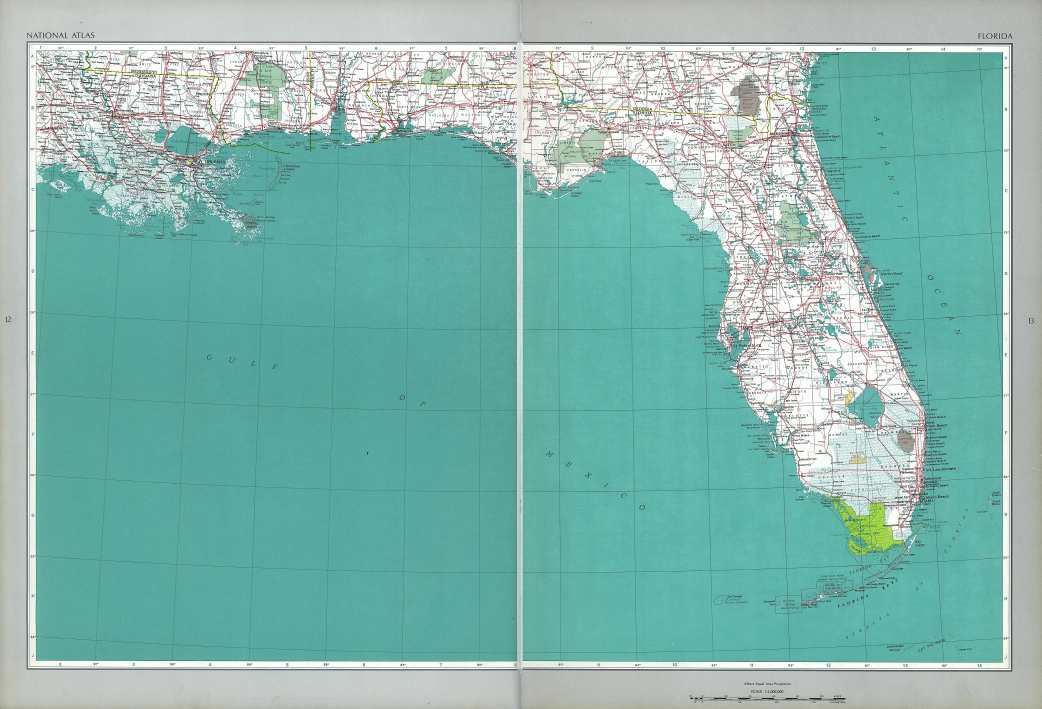
#> input picture data/raw/ca000018.jpg, 4168 x 2835 px (shown at 1/4 size)
$ python -i preprocessing.py   (imports and definitions only)
#> lines starting #> are read from the running program, lines starting #| are printed output that depends on the picture; after the words box and inside, x2 and y2 are one past the last pixel; in counts of white or black regions, pixels touching at a corner belong together
"""
Prétraitement d'une carte raster avant segmentation.

Opérations :
    - Lecture + resize adaptatif (évite OOM sur GPU 4 GB)
    - Débruitage bilatéral (préserve les bords)
    - Conversion colorimétrique BGR → HSV / RGB
    - Normalisation CLAHE (optionnel)
    - Détection du cadre cartographique (neatline) — Stage 1
    - Suppression de la légende interne               — Stage 2  ← NOUVEAU
    - Crop + validation de la zone utile

Testé sur 8 cartes militaires réelles (Tunisie + Algérie, 1:50 000 WWII) :
    Bizerte, Tunis, Aïn El Kseïba, Aïn Bessem, Alger, Terny, Warnier, Renault
"""
from __future__ import annotations

import gc
import logging
from dataclasses import dataclass
from pathlib import Path
from typing import Optional, Tuple

import cv2
import numpy as np

logger = logging.getLogger(__name__)


# ─── Garde-fou OOM ──────────────────────────────────────────────────────────
# Au-delà de ce seuil sur la plus grande dimension, on force le downscale
# même si l'appelant a passé un max_dimension plus généreux. Sur RTX 2050
# (4 Go VRAM) et 16 Go RAM, des cartes > 6000 px (TIFF) saturent rapidement
# OpenCV (cv2.findContours alloue plusieurs buffers internes).
HARD_MAX_DIMENSION = 6000


# ════════════════════════════════════════════════════════════════════════════
# I/O & resize
# ════════════════════════════════════════════════════════════════════════════

def load_image(path: str | Path) -> np.ndarray:
    """Charge une image BGR. Lève FileNotFoundError si introuvable."""
    path = Path(path)
    if not path.exists():
        raise FileNotFoundError(f"Carte introuvable : {path}")
    img = cv2.imread(str(path), cv2.IMREAD_COLOR)
    if img is None:
        raise ValueError(f"Impossible de lire l'image : {path}")
    return img


# [16 lines left out: function compute_downscale_scale, not called in this run]


def downscale_if_too_large(image_bgr: np.ndarray, *,
                            max_dimension: int = 2400,
                            interpolation: int = cv2.INTER_AREA) -> np.ndarray:
    """
    Redimensionne si la plus grande dimension dépasse max_dimension.

    Garde-fou OOM : si l'appelant passe un max_dimension trop généreux
    (> HARD_MAX_DIMENSION=6000), on l'écrête silencieusement à 6000 et
    on log un warning. C'est la dernière barrière avant `cv2.error:
    Insufficient memory` qu'on a vu en prod sur des cartes 12000×8000.

    Après le resize, on libère explicitement l'ancien buffer via `del`
    et on force un gc.collect() — utile en background thread Django où
    la libération est retardée par le GIL.
    """
    H, W = image_bgr.shape[:2]
    longest = max(H, W)

    if max_dimension > HARD_MAX_DIMENSION:
        logger.warning(
            "max_dimension=%d écrêté à HARD_MAX_DIMENSION=%d pour éviter "
            "OOM OpenCV.", max_dimension, HARD_MAX_DIMENSION,
        )
        max_dimension = HARD_MAX_DIMENSION

    if longest <= max_dimension:
        return image_bgr

    scale = max_dimension / longest
    new_w = int(round(W * scale))
    new_h = int(round(H * scale))
    try:
        resized = cv2.resize(image_bgr, (new_w, new_h), interpolation=interpolation)
    except cv2.error as exc:
        # Si même le resize échoue (carte vraiment énorme), on tente un
        # downscale plus agressif vers 2400 et on relance.
        logger.warning("cv2.resize a échoué (%s). Repli à max_dim=2400.", exc)
        scale = 2400 / longest
        new_w = int(round(W * scale))
        new_h = int(round(H * scale))
        resized = cv2.resize(image_bgr, (new_w, new_h), interpolation=interpolation)

    # Libère le buffer source si l'appelant ne le garde pas — il vient
    # typiquement de cv2.imread, on peut le jeter.
    if resized is not image_bgr:
        del image_bgr
        gc.collect()
    return resized


# ════════════════════════════════════════════════════════════════════════════
# Filtres image
# ════════════════════════════════════════════════════════════════════════════

def classify_map_type(img_bgr: np.ndarray) -> str:
    """
    تحديد نوع الخريطة تلقائياً بناءً على تشتت الألوان (Color Variance)
    """
    # تحويل عينة من الصورة إلى HSV لقياس درجة التشبع اللوني (Saturation)
    hsv = cv2.cvtColor(img_bgr, cv2.COLOR_BGR2HSV)
    s_channel = hsv[:, :, 1]
    mean_saturation = np.mean(s_channel)

    # إذا كان متوسط التشبع منخفض جداً، فهي خريطة باهتة/أحادية
    if mean_saturation < 16.0:
        return "monochrome_faded"
    return "color_rich"

def denoise(img: np.ndarray, map_type: str = "color_rich") -> np.ndarray:
    """
    تطبيق فلتر تنعيم ديناميكي ذكي بناءً على نوع الخريطة لحماية الخطوط الكنتورية.

    استراتيجية التنعيم:
        - color_rich: خرائط ملونة حديثة → فلتر خفيف (d=5) للحفاظ على التفاصيل
        - monochrome_faded: خرائط قديمة باهتة → فلتر قوي (d=9) + مورفولوجي

    Parameters:
        img      : صورة BGR ثلاثية الأبعاد أو رمادية
        map_type : "color_rich" أو "monochrome_faded"

    Returns:
        صورة منعّمة مع الحفاظ على الحواف الحادة (الخطوط والطرق)
    """
    if len(img.shape) == 3:
        if map_type == "monochrome_faded":
            # للخرائط الباهتة: فلتر ثنائي قوي جداً لإزالة خشونة الورق مع حماية الحواف الحادة
            # d=9: قطر الحي المستخدم (9 بكسل) — قوي لإزالة ضوضاء المسح الضوئي
            # sigmaColor=90, sigmaSpace=90: معاملات قوية للتنعيم
            denoised = cv2.bilateralFilter(img, d=9, sigmaColor=85, sigmaSpace=85)

            # تطبيق فلتر مورفولوجي خفيف لربط الخطوط المتقطعة بسبب بهتان الحبر
            # MORPH_CLOSE = تمدد ثم تآكل = ملء الفجوات الصغيرة
            kernel = cv2.getStructuringElement(cv2.MORPH_RECT, (2, 2))
            denoised = cv2.morphologyEx(denoised, cv2.MORPH_CLOSE, kernel)

            logger.debug(f"[denoise] Applied STRONG filter for monochrome_faded map")
        else:
            # للخرائط الملونة العادية: تنعيم خفيف متوازن
            # d=5: قطر أصغر للحفاظ على تفاصيل المباني والطرق الدقيقة
            # sigmaColor=50, sigmaSpace=50: معاملات معتدلة
            denoised = cv2.bilateralFilter(img, d=5, sigmaColor=50, sigmaSpace=50)
            logger.debug(f"[denoise] Applied LIGHT filter for color_rich map")

        return denoised

    # للصور الرمادية: استخدم fastNlMeansDenoising
    logger.debug(f"[denoise] Applied grayscale fastNlMeansDenoising")
    return cv2.fastNlMeansDenoising(img, None, 10, 7, 21)


def to_hsv(image_bgr: np.ndarray) -> np.ndarray:
    return cv2.cvtColor(image_bgr, cv2.COLOR_BGR2HSV)


def to_rgb(image_bgr: np.ndarray) -> np.ndarray:
    return cv2.cvtColor(image_bgr, cv2.COLOR_BGR2RGB)


# [62 lines left out: functions normalize_illumination, _detect_frame_by_content_density, not called in this run]


def _detect_frame_at_threshold(image_bgr, dark_threshold, min_area_ratio,
                                  max_area_ratio, aspect_ratio_range,
                                  morph_kernel_size: int = 5):
    """
    Implementation de bas niveau : binarise a `dark_threshold` et cherche
    le meilleur contour rectangulaire. Retourne (x, y, w, h) ou None.

    Robustesse mémoire : si l'image est très grande, on travaille sur une
    version downscalée (max 3000 px) pour la détection, puis on remet à
    l'échelle le rectangle final. cv2.findContours/cv2.dilate sont aussi
    enveloppés dans un try/except cv2.error pour ne pas crasher le worker.
    """
    H, W = image_bgr.shape[:2]
    img_area = W * H
    cx, cy = W // 2, H // 2

    # ── Garde-fou OOM : downscale interne si l'image est très grande ────────
    work_scale = 1.0
    work_img = image_bgr
    if max(H, W) > 3000:
        work_scale = 3000.0 / max(H, W)
        work_img = cv2.resize(
            image_bgr,
            (int(round(W * work_scale)), int(round(H * work_scale))),
            interpolation=cv2.INTER_AREA,
        )

    gray = cv2.cvtColor(work_img, cv2.COLOR_BGR2GRAY)
    _, binary = cv2.threshold(gray, dark_threshold, 255, cv2.THRESH_BINARY_INV)
    del gray  # libère ~ work_h * work_w octets
    kernel = cv2.getStructuringElement(cv2.MORPH_RECT,
                                        (morph_kernel_size, morph_kernel_size))
    try:
        binary = cv2.morphologyEx(binary, cv2.MORPH_CLOSE, kernel)
        contours, _ = cv2.findContours(binary, cv2.RETR_EXTERNAL,
                                        cv2.CHAIN_APPROX_SIMPLE)
    except cv2.error as exc:
        logger.warning("findContours / morphologyEx OOM : %s — frame ignorée", exc)
        del binary
        gc.collect()
        return None
    finally:
        # libère le binaire et le buffer intermédiaire dès que possible
        del binary

    if not contours:
        return None

    # Si on a downscalé pour la détection, on remet le rect à l'échelle finale
    if work_scale != 1.0:
        rescaled = []
        inv = 1.0 / work_scale
        for cnt in contours:
            rescaled.append((cnt * inv).astype(cnt.dtype))
        contours = rescaled

    ar_min, ar_max = aspect_ratio_range
    candidates = []
    for cnt in contours:
        x, y, w, h = cv2.boundingRect(cnt)
        area = w * h
        if area < min_area_ratio * img_area or area > max_area_ratio * img_area:
            continue
        aspect = h / max(w, 1)
        if not (ar_min <= aspect <= ar_max):
            continue
        contains_center = (x <= cx <= x + w) and (y <= cy <= y + h)
        score = area / img_area
        if contains_center:
            score += 0.5
        epsilon = 0.02 * cv2.arcLength(cnt, True)
        approx = cv2.approxPolyDP(cnt, epsilon, True)
        if len(approx) == 4:
            score += 0.2
        candidates.append((score, (x, y, w, h)))

    if not candidates:
        return None
    candidates.sort(key=lambda t: t[0], reverse=True)
    return candidates[0][1]


def detect_map_frame(image_bgr: np.ndarray, *,
                     dark_threshold: int = 80,
                     min_area_ratio: float = 0.30,
                     max_area_ratio: float = 0.95,
                     pad: int = 5,
                     aspect_ratio_range: Tuple[float, float] = (0.5, 2.5),
                     prefer_centered: bool = True,
                     inner_margin_ratio: float = 0.015,
                     retry_thresholds: Optional[Tuple[int, ...]] = (110, 140, 170, 200),
                     adaptive_min_area: bool = True,
                     min_area_floor: float = 0.05,
                     ) -> Tuple[int, int, int, int]:
    """
    Detecte le cadre rectangulaire (neatline) de la zone cartographique.

    Strategie en cascade pour couvrir plusieurs styles cartographiques :

    1. Premier essai au `dark_threshold` standard (80) avec `min_area_ratio=0.30`.
       Marche sur les cartes AMS / GSGS Tunisie+Algerie qui ont un neatline noir epais.

    2. Si echec : retry sur `retry_thresholds=(110, 140, 170)` qui captent les
       neatlines plus pales des cartes TXU / UT Libraries (German GSGS,
       Italian, Reykjavik, etc.) ou la frame est imprimee en gris plutot que noir.

    3. Si `adaptive_min_area=True` : a chaque retry on baisse aussi
       `min_area_ratio` (0.30 -> 0.20 -> 0.15 -> 0.10) pour tolerer les
       cartes dont la frame n'occupe que 50-70% de l'image scannee.

    NEW — `inner_margin_ratio` (defaut 1.5%) :
        Apres detection du neatline, recule de inner_margin_ratio × largeur/hauteur
        vers l'interieur pour exclure les tirets de graduation et les
        numeros de coordonnees imprimes juste a l'interieur.

    Retourne (x1, y1, x2, y2) en pixels. Si aucun cadre trouve, retourne l'image entiere.
    """
    H, W = image_bgr.shape[:2]

    # Construit la liste des (threshold, min_area_ratio) a essayer.
    # On commence strict (peu de faux positifs) puis on relache progressivement.
    thresholds_to_try = [(dark_threshold, min_area_ratio)]
    if retry_thresholds:
        if adaptive_min_area:
            # Decroissance lineaire de min_area_ratio jusqu'a min_area_floor.
            n = len(retry_thresholds)
            step = (min_area_ratio - min_area_floor) / max(n, 1)
            for i, thr in enumerate(retry_thresholds, start=1):
                mar = max(min_area_floor, min_area_ratio - i * step)
                thresholds_to_try.append((thr, mar))
        else:
            for thr in retry_thresholds:
                thresholds_to_try.append((thr, min_area_ratio))

    bbox_inner = None
    used_thr = None
    used_mar = None
    for thr, mar in thresholds_to_try:
        bbox_inner = _detect_frame_at_threshold(
            image_bgr, dark_threshold=thr, min_area_ratio=mar,
            max_area_ratio=max_area_ratio,
            aspect_ratio_range=aspect_ratio_range,
        )
        if bbox_inner is not None:
            used_thr, used_mar = thr, mar
            break

    used_method = "neatline_contour"
    if bbox_inner is None:
        # Fallback : detection par densite de contenu (utile pour les cartes
        # German GSGS dont le neatline est compose de traits separes).
        logger.debug(f"Neatline contour-based echoue ; essai fallback densite...")
        bbox_inner = _detect_frame_by_content_density(image_bgr)
        used_method = "content_density"

    if bbox_inner is None:
        logger.debug(f"Aucune frame detectee, retour image entiere")
        return (0, 0, W, H)

    x, y, w, h = bbox_inner

    # Inner margin : neatline border + ticks + coord numbers
    inner_x = max(pad, int(W * inner_margin_ratio))
    inner_y = max(pad, int(H * inner_margin_ratio))
    x1 = max(0, x + inner_x)
    y1 = max(0, y + inner_y)
    x2 = min(W, x + w - inner_x)
    y2 = min(H, y + h - inner_y)

    logger.debug(f"Neatline: ({x1},{y1})->({x2},{y2}) "
                 f"[thr={used_thr}, min_area={used_mar}]")
    return (x1, y1, x2, y2)


# ════════════════════════════════════════════════════════════════════════════
# Stage 2 : Suppression de la légende interne
# ════════════════════════════════════════════════════════════════════════════

def detect_legend_x(cropped_bgr: np.ndarray) -> int:
    """
    Détecte la position x de la légende interne (panneau droit) dans l'image
    déjà cropée sur le neatline.

    La légende est DANS le neatline sur toutes les cartes AMS/GSGS testées —
    `detect_map_frame` seul ne suffit pas.

    Deux méthodes calibrées sur 8 cartes réelles :

    Méthode A — séparateur sombre (cartes Tunisie : Bizerte, Tunis) :
        Une ligne noire verticale épaisse sépare le contenu cartographique
        de la légende. Détectée si >25 % des pixels de la colonne sont noirs.

    Méthode B — zone claire sans routes rouges (cartes Algérie) :
        La légende a un fond beige uni sans routes rouges.
        Détectée si moyenne de luminosité > 210 ET somme de pixels rouges < 50.

    Méthode C — fallback 87 % :
        Si le tiers droit est plus uniforme que le reste, on coupe à 87 %.
        Observé : toutes les 8 cartes testées ont la légende entre 86-95 %.

    Returns:
        x où couper (0 = pas de légende détectée → garder pleine largeur).
    """
    h, w    = cropped_bgr.shape[:2]
    gray    = cv2.cvtColor(cropped_bgr, cv2.COLOR_BGR2GRAY)
    hsv     = cv2.cvtColor(cropped_bgr, cv2.COLOR_BGR2HSV)
    search  = int(w * 0.70)   # chercher uniquement dans le 30 % droit

    # ── Méthode A : séparateur sombre vertical ──────────────────────────────
    col_dark = (gray < 80).sum(axis=0)
    cands_a  = np.where(col_dark[search:] > h * 0.25)[0]
    if len(cands_a):
        lx = int(cands_a[0]) + search
        right_mean = gray[:, lx + 5:lx + 50].mean() if lx + 50 < w else 0
        if right_mean > 180:
            logger.debug(f"Legend (A — separator) at x={lx} ({lx/w*100:.1f}%)")
            return lx

    # ── Méthode B : fond clair + absence de routes rouges ───────────────────
    r1   = cv2.inRange(hsv, (0,  60, 60), (15, 255, 255))
    r2   = cv2.inRange(hsv, (155,60, 60), (180,255, 255))
    red  = cv2.bitwise_or(r1, r2)
    sm_b = np.convolve(np.mean(gray[:, search:], axis=0), np.ones(10)/10, 'valid')
    sm_r = np.convolve(red[:, search:].sum(axis=0),       np.ones(10)/10, 'valid')
    cands_b = np.where((sm_b > 210) & (sm_r < 50))[0]
    if len(cands_b):
        lx = int(cands_b[0]) + search
        logger.debug(f"Legend (B — bright+no_red) at x={lx} ({lx/w*100:.1f}%)")
        return lx

    # ── Méthode C : fallback 87 % (si le tiers droit est uniforme) ──────────
    fb = int(w * 0.87)
    if gray[:, fb:].std() < gray[:, search:fb].std() * 0.7:
        logger.debug(f"Legend (C — fallback 87%) at x={fb}")
        return fb

    logger.debug("Legend not detected — keeping full width")
    return 0


def crop_to_frame(image: np.ndarray,
                  bbox: Tuple[int, int, int, int]) -> np.ndarray:
    """Recadre à (x1, y1, x2, y2)."""
    x1, y1, x2, y2 = bbox
    return image[y1:y2, x1:x2].copy()


# ════════════════════════════════════════════════════════════════════════════
# API haut niveau
# ════════════════════════════════════════════════════════════════════════════

# [26 lines left out: function preprocess, not called in this run]


def preprocess_with_crop(path: str | Path, *,
                          denoise_on: bool = True,
                          normalize_on: bool = False,
                          auto_crop: bool = True,
                          remove_legend: bool = True,
                          manual_bbox: Optional[Tuple[int, int, int, int]] = None,
                          max_dimension: int = 2400,
                          ) -> Tuple[np.ndarray, np.ndarray, Tuple[int, int, int, int], str]:
    """
    Prétraitement + recadrage en deux étapes :
        Stage 1 : neatline (marges extérieures, titre, barre d'échelle)
        Stage 2 : légende interne droite   [remove_legend=True]

    Args:
        remove_legend : active la suppression de la légende interne.
                        Défaut True — recommandé pour toutes les cartes
                        AMS/GSGS 1:50 000 Tunisie/Algérie.
        manual_bbox   : force un recadrage manuel (x1,y1,x2,y2).
                        Prime sur auto_crop.

    Returns:
        (image_bgr_recadrée, image_hsv_recadrée, bbox_utilisée, map_type)
    """
    img = load_image(path)
#> in load_image, img is the input picture: shape (2835, 4168, 3); mean B, G, R 175.2, 182.9, 132.2
    if max_dimension:
        img = downscale_if_too_large(img, max_dimension=max_dimension)

    # Détecte le type de carte AVANT normalisation/débruitage
    map_type = classify_map_type(img)
#> in classify_map_type, `s_channel = hsv[:, :, 1]`:
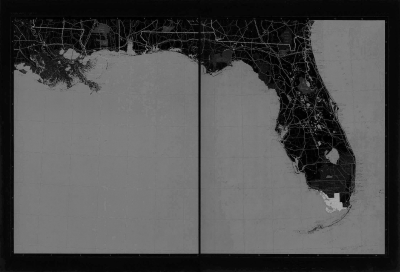
#> s_channel: shape (1632, 2400) (shown at 1/6 size); min 0, max 255, mean 79.6
#> in classify_map_type, `mean_saturation = np.mean(s_channel)`: mean_saturation = 79.58
#> map_type = 'color_rich'
    logger.info(f"Detected map type: {map_type}")

    if normalize_on:
        img = normalize_illumination(img)
    if denoise_on:
        img = denoise(img, map_type=map_type)

    H, W = img.shape[:2]

    # Stage 1 : neatline
    if manual_bbox is not None:
        x1, y1, x2, y2 = manual_bbox
    elif auto_crop:
        x1, y1, x2, y2 = detect_map_frame(img)
#> the loop in detect_map_frame, `for thr, mar in thresholds_to_try:` made 1 pass
#> bbox_inner on pass 1: (1236, 97, 1096, 1272)
#> pass 1, in _detect_frame_at_threshold, `gray = cv2.cvtColor(work_img, cv2.COLOR_BGR2GRAY)`:
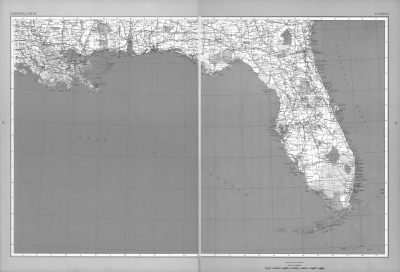
#> gray: shape (1632, 2400) (shown at 1/6 size); min 5, max 255, mean 167
#> pass 1, in _detect_frame_at_threshold, `_, binary = cv2.threshold(gray, dark_threshold, 255, cv2.THRESH_BINARY..`:
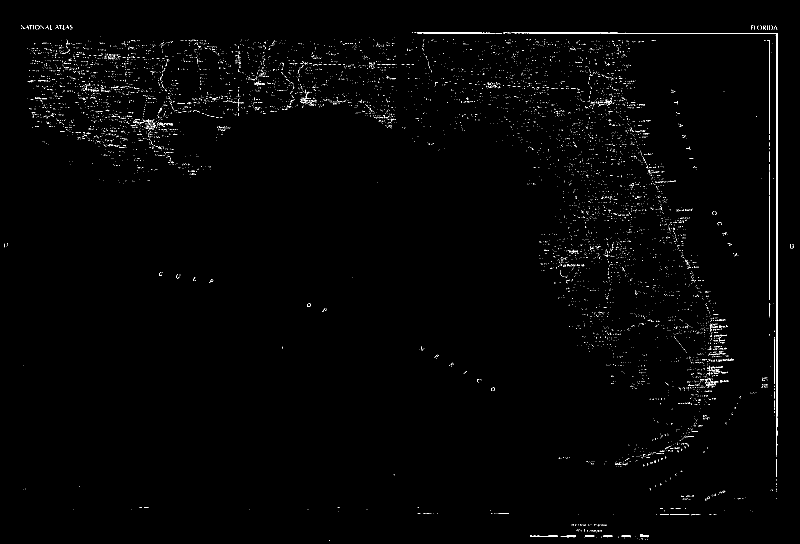
#> binary: shape (1632, 2400) (shown at 1/3 size); 0.75% white in thin lines or dots
#> pass 1, in _detect_frame_at_threshold, `binary = cv2.morphologyEx(binary, cv2.MORPH_CLOSE, kernel)`:
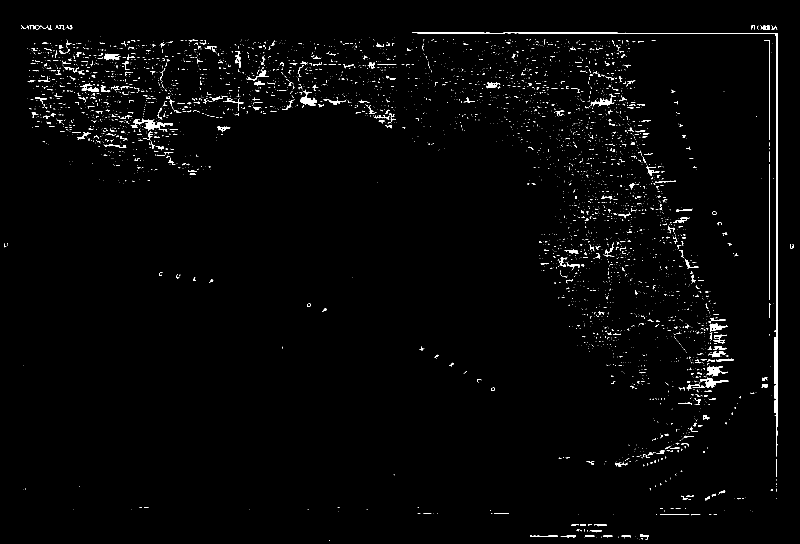
#> binary: shape (1632, 2400) (shown at 1/3 size); 1.3% white; 3898 white regions (3471 under 20 px), largest, box (x1, y1, x2, y2) and area: (1236, 97, 2332, 1369) 7846, (392, 355, 518, 395) 1474, (900, 269, 951, 316) 890
#> in detect_map_frame, `x, y, w, h = bbox_inner`: x = 1236; y = 97; w = 1096; h = 1272
#> in detect_map_frame, `y1 = max(0, y + inner_y)`: y1 = 121
#> in detect_map_frame, `x2 = min(W, x + w - inner_x)`: x2 = 2296
#> in detect_map_frame, `y2 = min(H, y + h - inner_y)`: y2 = 1345
#> x1 = 1272; y1 = 121; x2 = 2296; y2 = 1345
    else:
        x1, y1, x2, y2 = 0, 0, W, H

    img_cropped = crop_to_frame(img, (x1, y1, x2, y2))
#> in crop_to_frame, `return image[y1:y2, x1:x2].copy()`:
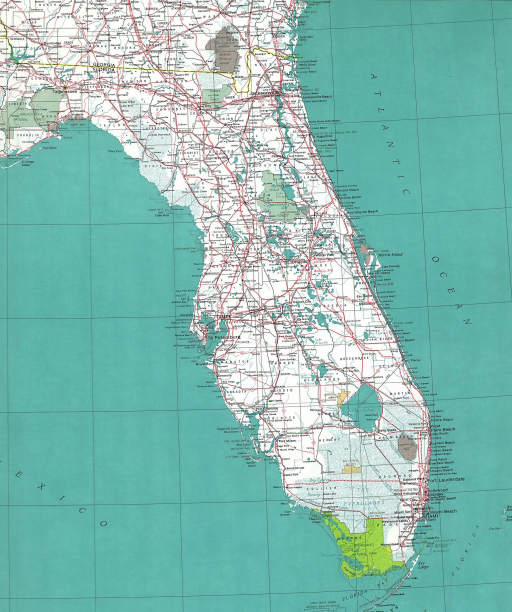
#> returned value: shape (1224, 1024, 3) (shown at 1/2 size); mean of channels 0, 1, 2 179.3, 188.1, 133; drawn as B, G, R

    # On a fait une copie du crop, l'image source n'est plus utile :
    # libère ~H×W×3 octets (peut représenter 70 Mo sur une carte 4800×2400).
    del img
    gc.collect()

    # Stage 2 : légende interne
    legend_x = 0
    if remove_legend and manual_bbox is None:
        legend_x = detect_legend_x(img_cropped)
#> (the rest of the program and of its run is left out)
